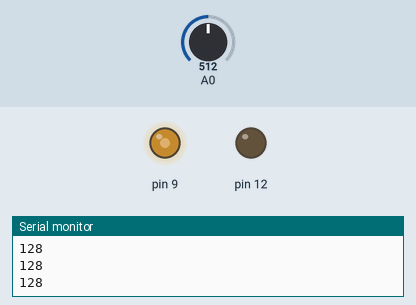
This sketch was run on a simulated Arduino Uno, built with avr-gcc and run on an emulated ATmega328P. Shown: output pins drawn as LEDs (lit = HIGH), the last lines printed to the serial monitor. Inputs (shaded band) come from the test bench; at power-on: A0 = 512.

Above: at 1.2 s.
1.3 s: A0 set to 716
At 2.4 s:
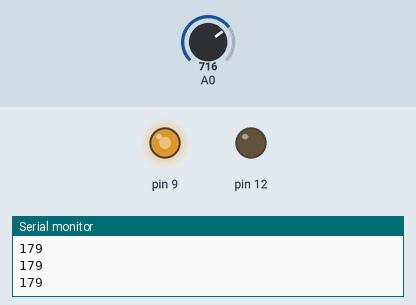
2.8 s: A0 set to 900
At 3.8 s:
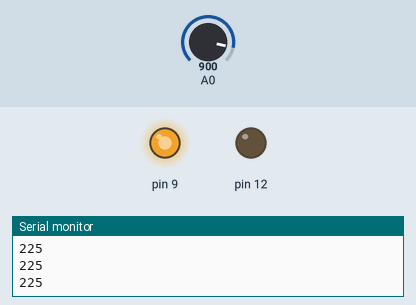
4.3 s: A0 set to 122
At 4.9 s:
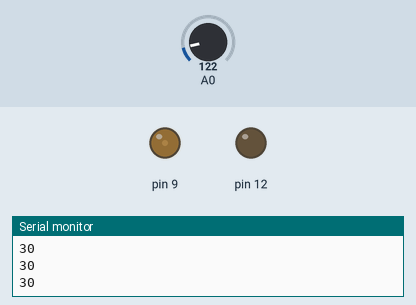
5.8 s: A0 set to 0
At 6.1 s:
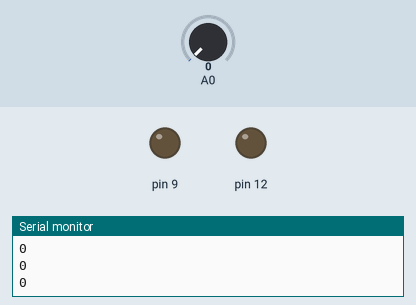
Timing chart, 0 to 8.3 s (numbered marks = the images above; inputs shaded):
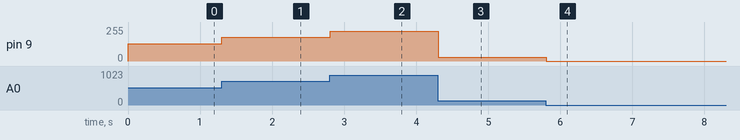

The sketch:

beacon_speed_controller.ino
```cpp
void setup() {
  // put your setup code here, to run once:
  pinMode(12,OUTPUT);
  pinMode(A0, INPUT);
  Serial.begin(9600);
}

void loop() {
  // put your main code here, to run repeatedly:
  Serial.println(analogRead(A0)/4);
  analogWrite(9, analogRead(A0)/4);
  delay(10);
}
```

Measured:
- after the input at 1.3 s, pin 9: 128/255 → 179/255 at once
- after the input at 2.8 s, pin 9: 179/255 → 225/255 at once
- after the input at 4.3 s, pin 9: 225/255 → 30/255 at once
- after the input at 5.8 s, pin 9: 30/255 → 0/255 at once
